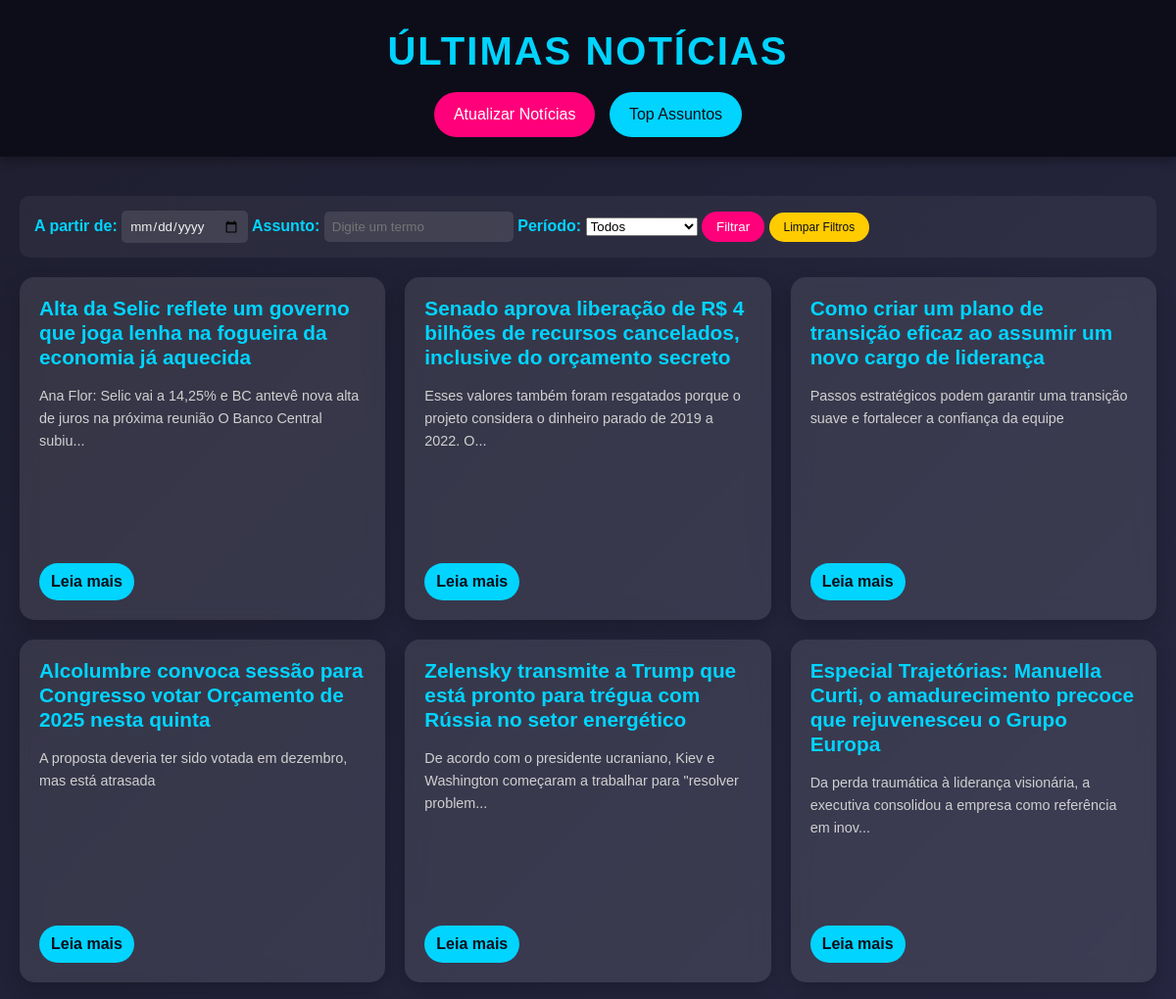
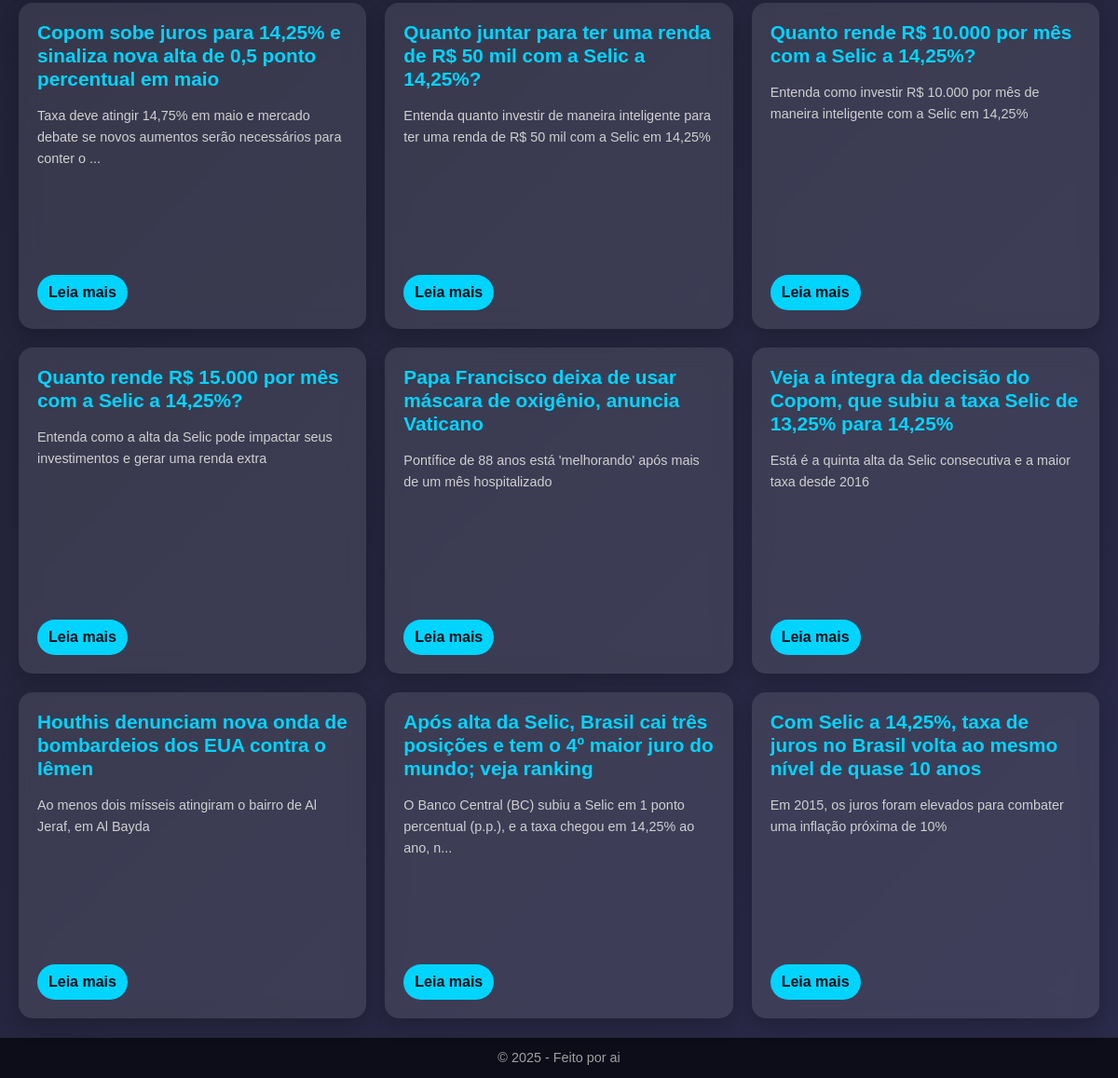
The page / on the database its author committed (2 pictures, top to bottom).
### app/models.py (models this page shows)
class Noticia(db.Model):
    __tablename__ = 'Noticia'
    id = db.Column(db.Integer, primary_key=True)
    titulo = db.Column(db.String(200), nullable=False)
    conteudo = db.Column(db.Text, nullable=False)
    url = db.Column(db.String(500), unique=True, nullable=False)
    data_publicacao = db.Column(db.DateTime, nullable=False)

### app/routes.py (the view)
@bp.route('/', methods=['GET'])
def index():
    data_filtro = request.args.get('data', None)
    assunto_filtro = request.args.get('assunto', None)
    periodo = request.args.get('periodo', None)
    noticias = filtrar_noticias(data_filtro, assunto_filtro, periodo, limit=15)
    return render_template('index.html', noticias=noticias)

### app/repository.py (called while the page is built, shortened)
def filtrar_noticias(data_filtro=None, assunto_filtro=None, periodo=None, limit=None):
    query = Noticia.query
    if data_filtro:
        try:
            data = datetime.strptime(data_filtro, '%Y-%m-%d')
            query = query.filter(db.func.date(Noticia.data_publicacao) >= data.date())
        except ValueError:
            pass
    if periodo == 'semana':
        data_inicio = datetime.now() - timedelta(days=7)
        query = query.filter(Noticia.data_publicacao >= data_inicio)
    elif periodo == 'mes':
        data_inicio = datetime.now() - timedelta(days=30)
        query = query.filter(Noticia.data_publicacao >= data_inicio)
    if limit:
        return query.order_by(Noticia.data_publicacao.desc()).limit(limit).all()
    return query.order_by(Noticia.data_publicacao.desc()).all()

### app/templates/index.html (shortened to what this page needs)
<!DOCTYPE html>
<html lang="pt-br">
<head>
    <link rel="stylesheet" href="{{ url_for('static', filename='styles.css') }}">
</head>
<body>
    <header>
        <h1>Últimas Notícias</h1>
        <a href="/atualizar" class="btn-atualizar">Atualizar Notícias</a>
        <a href="/dashboard" class="btn-dashboard">Top Assuntos</a>
    </header>
        <main>
        <section class="filtro-container">
            <form method="GET" action="/">
                <label for="data">A partir de:</label>
                <input type="date" id="data" name="data">
                <label for="assunto">Assunto:</label>
                <input type="text" id="assunto" name="assunto" placeholder="Digite um termo">
                <label for="periodo">Período:</label>
                <select id="periodo" name="periodo">
                    <option value="">Todos</option>
                </select>
                <button type="submit" class="btn-filtrar">Filtrar</button>
                <a href="/" class="btn-limpar">Limpar Filtros</a>
            </form>
        </section>
        <section class="noticias-container">
            {% for noticia in noticias %}
                <article class="noticia-card">
                    <h2>{{ noticia.titulo }}</h2>
                    <p>{{ noticia.conteudo[:100] + '...' if noticia.conteudo|length > 100 else noticia.conteudo }}</p>
                    <a class="btn-leia-mais" href="{{ url_for('main.noticia_detalhe', id=noticia.id) }}">Leia mais</a>                </article>
            {% endfor %}
        </section>
    </main>
    <footer>
        <p>© 2025 - Feito por ai</p>
    </footer>
</body>
</html>

### app/static/styles.css (style rules this page uses)
* { margin: 0; padding: 0; box-sizing: border-box; font-family: 'Arial', sans-serif; }
body { background: linear-gradient(135deg, #1e1e2f 0%, #2a2a4a 100%); color: #f0f0f0; line-height: 1.6; min-height: 100vh; display: flex; flex-direction: column; }
header { background: #0d0d1a; padding: 20px; text-align: center; box-shadow: 0 4px 10px rgba(0, 0, 0, 0.3); }
header h1 { font-size: 2.5em; color: #00d4ff; text-transform: uppercase; letter-spacing: 2px; }
.btn-atualizar, .btn-voltar { display: inline-block; margin-top: 10px; padding: 10px 20px; background: #ff007a; color: #fff; text-decoration: none; border-radius: 25px; transition: transform 0.3s, background 0.3s; }
main { flex: 1; padding: 20px; }
.filtro-container { max-width: 1200px; margin: 20px auto; padding: 15px; background: rgba(255, 255, 255, 0.05); border-radius: 10px; display: flex; gap: 15px; align-items: center; }
.filtro-container label { color: #00d4ff; font-weight: bold; }
.filtro-container input { padding: 8px; border: none; border-radius: 5px; background: rgba(255, 255, 255, 0.1); color: #f0f0f0; }
.btn-filtrar { padding: 8px 15px; background: #ff007a; color: #fff; border: none; border-radius: 20px; cursor: pointer; transition: background 0.3s; }
.btn-limpar { font-size: 12px; padding: 8px 15px; background: #ffcc00; color: #0d0d1a; text-decoration: none; border-radius: 20px; transition: background 0.3s; }
.noticias-container { max-width: 1200px; margin: 0 auto; display: grid; grid-template-columns: repeat(auto-fit, minmax(300px, 1fr)); gap: 20px; }
.noticia-card { background: rgba(255, 255, 255, 0.1); border-radius: 15px; padding: 20px; backdrop-filter: blur(10px); box-shadow: 0 8px 20px rgba(0, 0, 0, 0.2); transition: transform 0.3s, box-shadow 0.3s; height: 350px; display: flex; flex-direction: column; gap: 10px; }
.noticia-card h2 { font-size: 1.3em; color: #00d4ff; margin-bottom: 5px; line-height: 1.2; }
.noticia-card p { font-size: 0.9em; color: #d0d0d0; margin-bottom: 10px; flex-grow: 1; }
.btn-leia-mais { display: inline-block; padding: 6px 12px; background: #00d4ff; color: #0d0d1a; text-decoration: none; border-radius: 20px; font-weight: bold; transition: background 0.3s; align-self: flex-start; }
footer { background: #0d0d1a; padding: 10px; text-align: center; font-size: 0.9em; color: #a0a0a0; border-top: 1px solid rgba(255, 255, 255, 0.1); }
.btn-dashboard { display: inline-block; margin-top: 10px; margin-left: 10px; padding: 10px 20px; background: #00d4ff; color: #0d0d1a; text-decoration: none; border-radius: 25px; transition: background 0.3s; }

### rows shown on the page
Noticia: titulo "Alta da Selic reflete um governo que joga lenha na fogueira da economia já aquecida", conteudo "Ana Flor: Selic vai a 14,25% e BC antevê nova alta de juros na próxima reunião O Banco Central subiu..."
Noticia: titulo "Senado aprova liberação de R$ 4 bilhões de recursos cancelados, inclusive do orçamento secreto", conteudo "Esses valores também foram resgatados porque o projeto considera o dinheiro parado de 2019 a 2022. O..."
Noticia: titulo "Como criar um plano de transição eficaz ao assumir um novo cargo de liderança", conteudo "Passos estratégicos podem garantir uma transição suave e fortalecer a confiança da equipe"
Noticia: titulo "Alcolumbre convoca sessão para Congresso votar Orçamento de 2025 nesta quinta", conteudo "A proposta deveria ter sido votada em dezembro, mas está atrasada"
Noticia: titulo "Zelensky transmite a Trump que está pronto para trégua com Rússia no setor energético", conteudo "De acordo com o presidente ucraniano, Kiev e Washington começaram a trabalhar para \"resolver problem..."
Noticia: titulo "Especial Trajetórias: Manuella Curti, o amadurecimento precoce que rejuvenesceu o Grupo Europa", conteudo "Da perda traumática à liderança visionária, a executiva consolidou a empresa como referência em inov..."
Noticia: titulo "Copom sobe juros para 14,25% e sinaliza nova alta de 0,5 ponto percentual em maio", conteudo "Taxa deve atingir 14,75% em maio e mercado debate se novos aumentos serão necessários para conter o ..."
Noticia: titulo "Quanto juntar para ter uma renda de R$ 50 mil com a Selic a 14,25%?", conteudo "Entenda quanto investir de maneira inteligente para ter uma renda de R$ 50 mil com a Selic em 14,25%"
Noticia: titulo "Quanto rende R$ 10.000 por mês com a Selic a 14,25%?", conteudo "Entenda como investir R$ 10.000 por mês de maneira inteligente com a Selic em 14,25%"
Noticia: titulo "Quanto rende R$ 15.000 por mês com a Selic a 14,25%?", conteudo "Entenda como a alta da Selic pode impactar seus investimentos e gerar uma renda extra"
Noticia: titulo "Papa Francisco deixa de usar máscara de oxigênio, anuncia Vaticano", conteudo "Pontífice de 88 anos está 'melhorando' após mais de um mês hospitalizado"
Noticia: titulo "Veja a íntegra da decisão do Copom, que subiu a taxa Selic de 13,25% para 14,25%", conteudo "Está é a quinta alta da Selic consecutiva e a maior taxa desde 2016"
Noticia: titulo "Houthis denunciam nova onda de bombardeios dos EUA contra o Iêmen", conteudo "Ao menos dois mísseis atingiram o bairro de Al Jeraf, em Al Bayda"
Noticia: titulo "Após alta da Selic, Brasil cai três posições e tem o 4º maior juro do mundo; veja ranking", conteudo "O Banco Central (BC) subiu a Selic em 1 ponto percentual (p.p.), e a taxa chegou em 14,25% ao ano, n..."
Noticia: titulo "Com Selic a 14,25%, taxa de juros no Brasil volta ao mesmo nível de quase 10 anos", conteudo "Em 2015, os juros foram elevados para combater uma inflação próxima de 10%"
